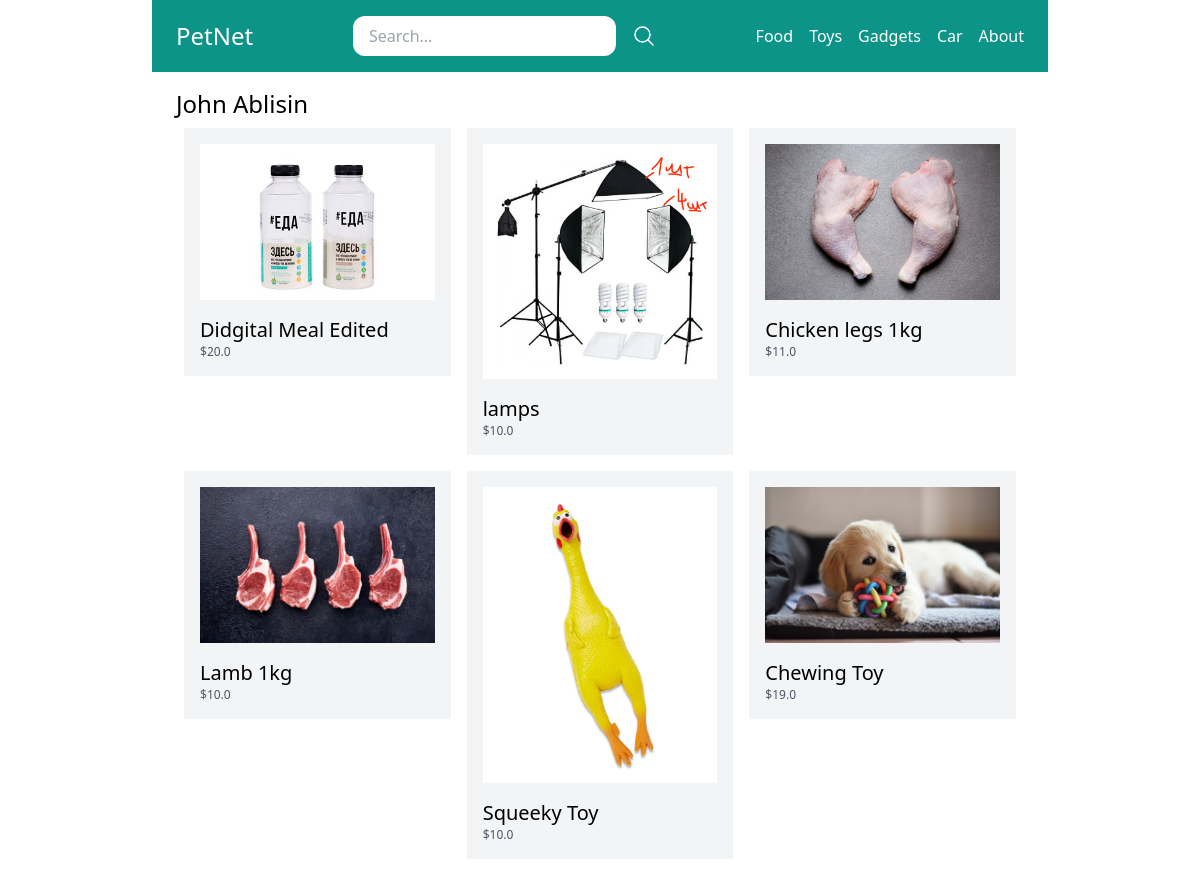
/vendors/1/, run on the app's committed database.
### store/models.py (models this page shows, shortened)
class Category(models.Model):
    title = models.CharField(max_length=50)
    slug = models.SlugField(max_length=50)
    class Meta:
        verbose_name_plural = 'Categories'

class Product(models.Model):
    DRAFT = 'draft'
    WAITING_APPROVAL = 'waitingapproval'
    ACTIVE = 'active'
    DELETED = 'deleted'
    STATUS_CHOICES = (
        (DRAFT, 'Draft'),
        (WAITING_APPROVAL, 'Waiting approval'),
        (ACTIVE, 'Active'),
        (DELETED, 'Deleted'),
    )
    user = models.ForeignKey(User, related_name='products', on_delete=models.CASCADE)
    category = models.ForeignKey(Category, related_name='products', on_delete=models.CASCADE)
    title = models.CharField(max_length=50)
    slug = models.SlugField(max_length=50)
    description = models.TextField(blank=True)
    price = models.IntegerField()
    image = models.ImageField(upload_to='uploads/product_images', blank=True, null=True)
    thumbnail = models.ImageField(upload_to='uploads/product_images/thumbnails', blank=True, null=True)
    created_at = models.DateTimeField(auto_now_add=True)
    update_at = models.DateTimeField(auto_now=True)
    status = models.CharField(max_length=60, choices=STATUS_CHOICES, default=ACTIVE)
    class Meta:
        ordering = ('-created_at',)
    def get_display_price(self):
        return self.price / 100

### userprofile/views.py (the view)
# urls.py: path('vendors/<int:pk>/', views.vendor_detail, name='vendor_detail'),
def vendor_detail(request, pk):
    user = User.objects.get(pk=pk)
    products = user.products.filter(status=Product.ACTIVE)
    return render(request, 'userprofile/vendor_detail.html', {
        'user': user,
        'products': products
        })

### store/templatetags/menu.py (called while the page is built)
@register.inclusion_tag('core/menu.html')
def menu():
    categories = Category.objects.all()
    return {'categories': categories}

### userprofile/templates/userprofile/vendor_detail.html (shortened to what this page needs)
{% extends 'core/base.html' %}
{% block content %}
<h1 class="text-2xl">{% firstof user.get_full_name user.username %}</h1>
<div class="flex flex-wrap">
  {% for product in products %}
       <div class="product w-1/3 p-2">
            <div class=" p-4 bg-gray-100">
                 <a href="{% url 'product_detail' product.category.slug product.slug %}">
                      {% if product.image %}
                           <div class="image mb-4">
                                <img src="{{ product.image.url }}" alt="Image of {{ product.title }}">
                           </div>
                      {% endif %}
                       <h2 class="text-xl">{{ product.title }}</h2>
                       <p class="text-xs text-gray-600">${{product.get_display_price}}</p>
                 </a>
            </div>
       </div>
  {% endfor %}
  </div>
{% endblock content %}

### core/templates/core/menu.html
{% for category in categories %}
    <a href="{% url 'category_detail' category.slug %}" class="text-white">{{ category.title }}</a>
{% endfor %}
<a href="{% url 'about' %}" class="text-white">About</a>

### data on the page
Category: title "Food"
Category: title "Toys"
Category: title "Gadgets"
Category: title "Car"
Product: image (picture), title "Didgital Meal Edited", get_display_price "20.0"
Product: image (picture), title "lamps", get_display_price "10.0"
Product: image (picture), title "Chicken legs 1kg", get_display_price "11.0"
Product: image (picture), title "Lamb 1kg", get_display_price "10.0"
Product: image (picture), title "Squeeky Toy", get_display_price "10.0"
Product: image (picture), title "Chewing Toy", get_display_price "19.0"
